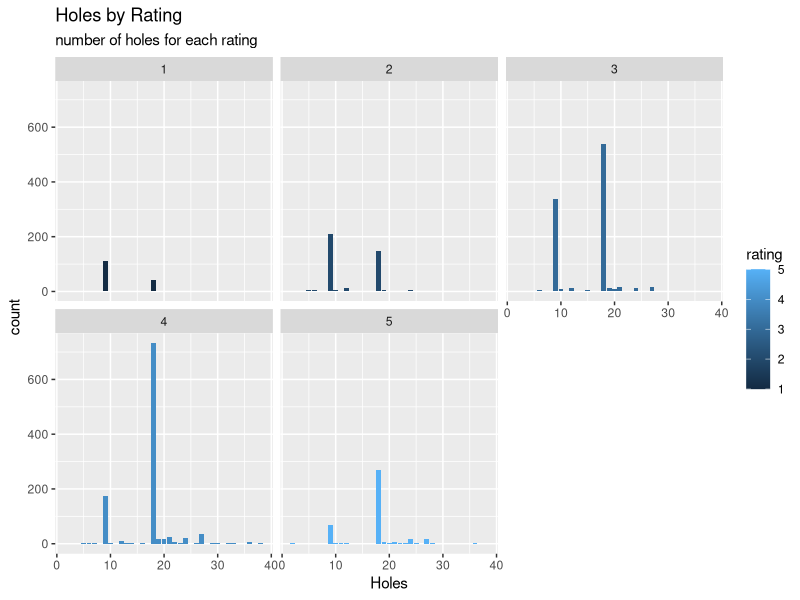

This figure's R source:
library(tidyverse)
data <- read_csv("courses.csv")
data %>%
  select(holeCount,rating,)%>%
  filter(rating >0) %>%
  ggplot(aes(x=holeCount,fill=rating))+
  geom_bar(position="dodge")+
  facet_wrap(~rating)+
  labs(title="Holes by Rating", subtitle="number of holes for each rating",
       x='Holes',y="count")
